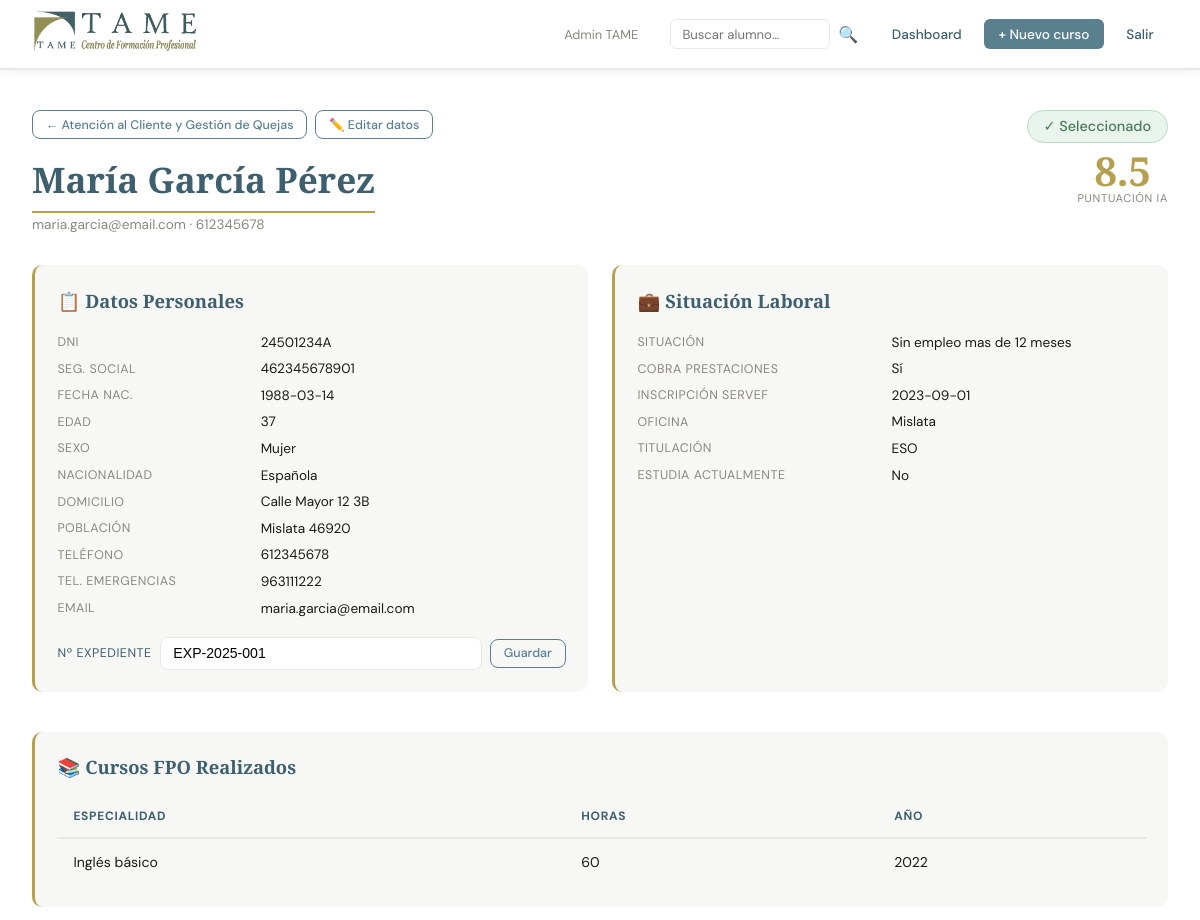
Before: /alumno/1 (signed in, upper part) with the older database file.
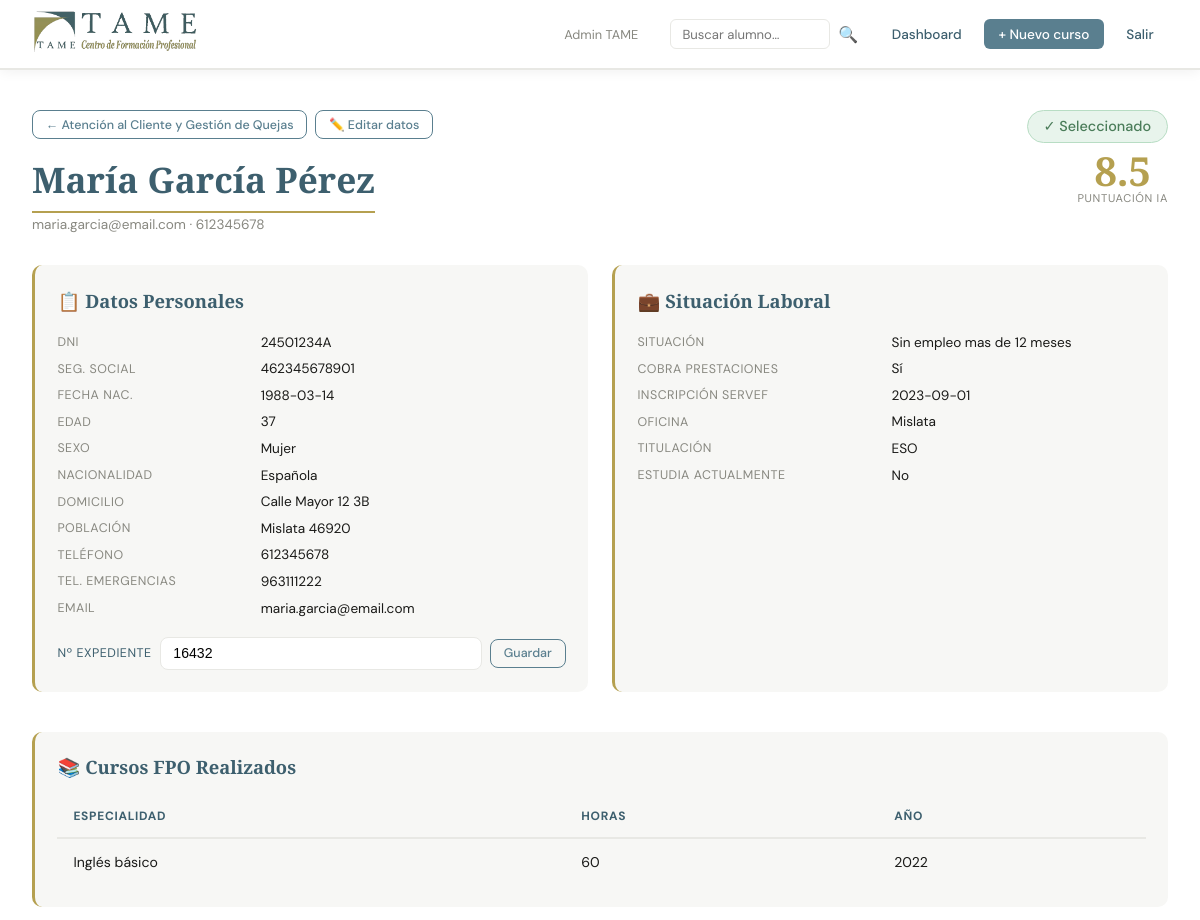
After: the same page with the newer database file.
### tables this page shows
CREATE TABLE alumnos (
            id INTEGER PRIMARY KEY AUTOINCREMENT,
            curso_id INTEGER NOT NULL,
            nombre TEXT NOT NULL,
            apellidos TEXT NOT NULL,
            fecha_nacimiento TEXT, domicilio TEXT,
            numero TEXT, puerta TEXT, poblacion TEXT, cp TEXT,
            telefono TEXT, telefono_emergencias TEXT,
            email TEXT, edad TEXT, sexo TEXT,
            nacionalidad TEXT, dni TEXT, seg_social TEXT, expediente TEXT,
            fecha_inscripcion_servef TEXT, oficina_servef TEXT,
            cobra_prestaciones TEXT, situacion_laboral TEXT,
            titulacion TEXT, titulacion_especialidad TEXT,
            estudia_actualmente TEXT, que_estudia TEXT,
            cursos_fpo TEXT DEFAULT "[]",
            experiencia TEXT DEFAULT "[]",
            desea_realizar TEXT, motivacion TEXT,
            tiene_carnet TEXT, tiene_vehiculo TEXT,
            razon_interes TEXT, razon_motivacion TEXT,
            razon_empleo TEXT, razon_impedimentos TEXT,
            razon_limitaciones TEXT, observaciones TEXT,
            acepta_compromiso TEXT,
            respuestas_prueba TEXT DEFAULT "{}",
            estado TEXT DEFAULT "pendiente",
            puntuacion_ia REAL, analisis_ia TEXT,
            creado_en TEXT DEFAULT CURRENT_TIMESTAMP
        , notas TEXT DEFAULT '');

### app.py (the view)
@app.route('/alumno/<int:aid>')
@login_required
def ver_alumno(aid):
    conn   = get_db()
    alumno = conn.execute("""
        SELECT a.*, c.nombre as curso_nombre, c.id as curso_id, c.plazas as curso_plazas
        FROM alumnos a JOIN cursos c ON c.id=a.curso_id WHERE a.id=?
    """, (aid,)).fetchone()
    if not alumno:
        return 'No encontrado', 404
    stats = conn.execute("""
        SELECT SUM(CASE WHEN estado='seleccionado' THEN 1 ELSE 0 END) as seleccionados
        FROM alumnos WHERE curso_id=?
    """, (alumno['curso_id'],)).fetchone()
    fpo        = json.loads(alumno['cursos_fpo'] or '[]')
    exp        = json.loads(alumno['experiencia'] or '[]')
    analisis   = json.loads(alumno['analisis_ia']) if alumno['analisis_ia'] else None
    respuestas = json.loads(alumno['respuestas_prueba'] or '{}')
    plazas_llenas = (stats['seleccionados'] or 0) >= (alumno['curso_plazas'] or 0)
    documentos = conn.execute(
        'SELECT * FROM documentos WHERE alumno_id=? ORDER BY creado_en', (aid,)).fetchall()
    historial  = conn.execute(
        'SELECT * FROM historial WHERE alumno_id=? ORDER BY creado_en DESC LIMIT 30',
        (aid,)).fetchall()
    return render_template('ver_alumno.html', alumno=alumno, fpo=fpo, exp=exp,
                           analisis=analisis, respuestas=respuestas,
                           plazas_llenas=plazas_llenas, documentos=documentos,
                           historial=historial)

### app.py (called while the page is built)
def get_db():
    if 'db' not in g:
        g.db = sqlite3.connect(DB)
        g.db.row_factory = sqlite3.Row
    return g.db

def login_required(f):
    @wraps(f)
    def decorated(*args, **kwargs):
        if 'user_id' not in session:
            return redirect(url_for('login'))
        return f(*args, **kwargs)
    return decorated

### templates/ver_alumno.html (shortened to what the changed rows need)
{% extends 'base.html' %}
{% block content %}
<div class="alumno-top" style="display:flex;justify-content:space-between;align-items:flex-start;flex-wrap:wrap;gap:1rem;margin-bottom:2rem;">
  <div>
    <div style="display:flex;gap:0.5rem;margin-bottom:1rem;flex-wrap:wrap;">
      <a href="{{ url_for('ver_curso', cid=alumno.curso_id) }}" class="btn btn-outline btn-sm">← {{ alumno.curso_nombre }}</a>
      <a href="{{ url_for('editar_alumno', aid=alumno.id) }}" class="btn btn-outline btn-sm">✏️ Editar datos</a>
    </div>
    <h1 class="page-title" style="margin-bottom:0.2rem;">{{ alumno.nombre }} {{ alumno.apellidos }}</h1>
    <p style="color:var(--gris-t);font-size:0.85rem;">{{ alumno.email or '' }} {% if alumno.telefono %}· {{ alumno.telefono }}{% endif %}</p>
  </div>
  <div class="alumno-score" style="display:flex;flex-direction:column;align-items:flex-end;gap:0.5rem;">
    {% if alumno.puntuacion_ia %}
    <div style="text-align:center;">
      <div style="font-family:'Cormorant Garamond',serif;font-size:2.5rem;font-weight:700;color:var(--dorado);line-height:1;">{{ "%.1f"|format(alumno.puntuacion_ia) }}</div>
      <div style="font-size:0.7rem;text-transform:uppercase;letter-spacing:0.06em;color:var(--gris-t);">Puntuación IA</div>
    </div>
    {% endif %}
  </div>
</div>
<div class="dos-cols" style="display:grid;grid-template-columns:1fr 1fr;gap:1.5rem;">
  <div class="form-section">
    <table style="width:100%;font-size:0.85rem;border-collapse:collapse;">
      {% macro fila(label, val) %}
      {% if val %}<tr><td style="color:var(--gris-t);padding:0.3rem 0;width:40%;font-size:0.78rem;text-transform:uppercase;letter-spacing:0.04em;">{{ label }}</td><td style="padding:0.3rem 0;font-weight:400;">{{ val }}</td></tr>{% endif %}
      {% endmacro %}
      {{ fila('DNI', alumno.dni) }}
      {{ fila('Seg. Social', alumno.seg_social) }}
      {{ fila('Fecha nac.', alumno.fecha_nacimiento) }}
      {{ fila('Edad', alumno.edad) }}
      {{ fila('Sexo', alumno.sexo) }}
      {{ fila('Nacionalidad', alumno.nacionalidad) }}
      {{ fila('Teléfono', alumno.telefono) }}
      {{ fila('Tel. emergencias', alumno.telefono_emergencias) }}
      {{ fila('Email', alumno.email) }}
    </table>
    <form method="POST" action="{{ url_for('guardar_expediente', aid=alumno.id) }}"
          class="expediente-row" style="margin-top:1rem;display:flex;gap:0.5rem;align-items:center;">
      <label style="font-size:0.78rem;text-transform:uppercase;letter-spacing:0.04em;color:var(--azul-d);white-space:nowrap;">Nº Expediente</label>
      <input type="text" name="expediente" value="{{ alumno.expediente or '' }}"
             placeholder="Asignar número de expediente…"
             style="flex:1;padding:0.45rem 0.8rem;border:1.5px solid var(--gris-l);border-radius:8px;font-size:0.88rem;">
      <button type="submit" class="btn btn-outline btn-sm">Guardar</button>
    </form>
  </div>
  <div class="form-section">
    <table style="width:100%;font-size:0.85rem;border-collapse:collapse;">
      {% macro fila(label, val) %}
      {% if val %}<tr><td style="color:var(--gris-t);padding:0.3rem 0;width:50%;font-size:0.78rem;text-transform:uppercase;letter-spacing:0.04em;">{{ label }}</td><td style="padding:0.3rem 0;">{{ val }}</td></tr>{% endif %}
      {% endmacro %}
      {{ fila('Situación', alumno.situacion_laboral) }}
      {{ fila('Cobra prestaciones', alumno.cobra_prestaciones) }}
      {{ fila('Inscripción SERVEF', alumno.fecha_inscripcion_servef) }}
      {{ fila('Oficina', alumno.oficina_servef) }}
      {{ fila('Titulación', alumno.titulacion) }}
      {{ fila('Estudia actualmente', alumno.estudia_actualmente) }}
    </table>
  </div>
</div>
{% if fpo %}
<div class="form-section" style="margin-top:1rem;">
  <table class="tabla">
    <thead><tr><th>Especialidad</th><th>Horas</th><th>Año</th></tr></thead>
  </table>
</div>
{% endif %}
{% endblock %}

Changed rows visible on the page:
changed alumnos "María": expediente "EXP-2025-001" → "16432"
